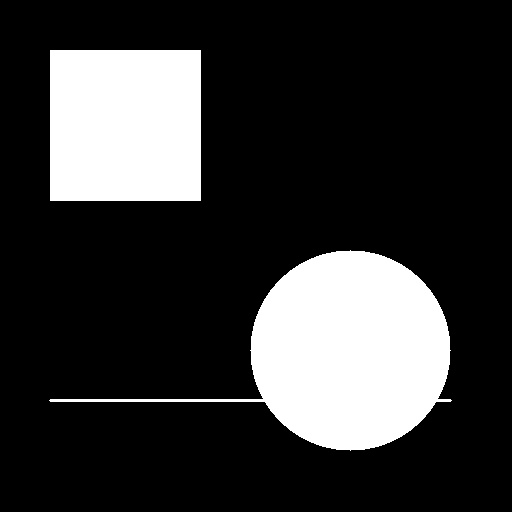
#> input picture computer_vision/上课练习/第四章 显著性检测/test.jpg, 512 x 512 px
$ python saliency_ft.py
#> lines starting #> are read from the running program, lines starting #| are printed output that depends on the picture; after the words box and inside, x2 and y2 are one past the last pixel; in counts of white or black regions, pixels touching at a corner belong together
"""
教学示例：saliency ft

- 功能：演示 显著性检测 中与“saliency ft”相关的核心流程。
- 主要数据结构：通常使用 numpy 数组保存图像矩阵，必要时再用列表或字典保存统计结果。
- 这样设置的原因：把参数、卷积核和阈值显式写出来，便于零基础同学逐行观察修改前后的效果。
"""
from pathlib import Path

import cv2
import numpy as np
import matplotlib.pyplot as plt


BASE_DIR = Path(__file__).resolve().parent

def local_path(name: str) -> str:
    """返回脚本目录下的资源路径，避免依赖当前工作目录。"""
    return str(BASE_DIR / name)
# 1. 设置字体为 SimHei (黑体)，解决中文显示问题
plt.rcParams['font.sans-serif'] = ['SimHei']
# 2. 解决保存图像时负号 '-' 显示为方块的问题
plt.rcParams['axes.unicode_minus'] = False


def calculate_ft_saliency(image_path=local_path("test.jpg")):
    """
    FT (Frequency Tuned): 频率调谐显著性检测
    原理: 计算每个像素颜色与图像全局平均颜色的欧氏距离 (在 Lab 空间)
    """
#> called with image_path = 'computer_vision/上课练习/第四章 显著性检测/test.jpg'
    img = cv2.imread(image_path)
#> img is the input picture: shape (512, 512, 3); min 0, max 255, mean 53.4
    if img is None:
        print(f"错误: 无法读取 {image_path}")
        return

    # 转换到 Lab 色彩空间 (感知均匀)
    img_lab = cv2.cvtColor(img, cv2.COLOR_BGR2LAB).astype(np.float32)
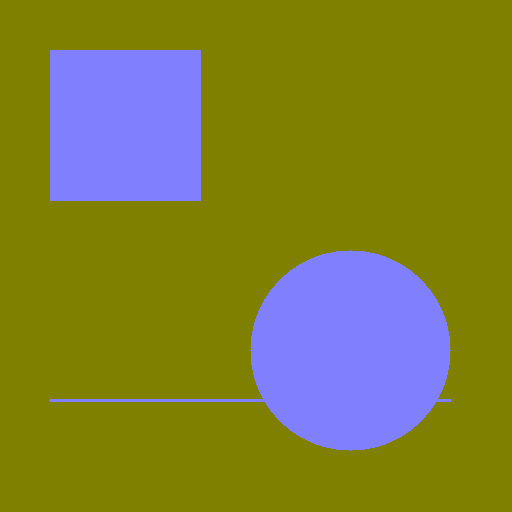
#> img_lab: shape (512, 512, 3) float32; mean B, G, R 53.4, 128, 128

    # 计算全局平均颜色 (忽略 L 通道的亮度影响，或全部使用，经典FT使用全部)
    # 这里使用 a 和 b 通道通常效果更好，但标准FT使用 L,a,b
    mean_val = np.mean(img_lab, axis=(0, 1))
#> mean_val = [53.4, 128, 128]

    # 计算每个像素与均值的距离
    # |I(x,y) - Mean(I)|
    diff = img_lab - mean_val
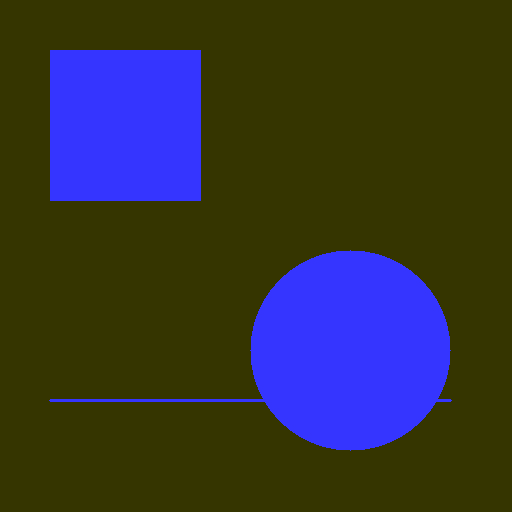
#> diff: shape (512, 512, 3) float32; mean B, G, R 0, 0, 0; drawn with min black and max white

    # 欧氏距离平方和 (或者开根号，归一化后效果类似)
    # 只使用 a, b 通道往往能更好抑制光照变化，这里演示标准全通道
    saliency_map = np.sum(diff ** 2, axis=2)

    # 归一化到 0-255
    saliency_map = cv2.normalize(saliency_map, None, 0, 255, cv2.NORM_MINMAX)
    saliency_uint8 = saliency_map.astype(np.uint8)

    # 可选：高斯模糊平滑
    saliency_blur = cv2.GaussianBlur(saliency_uint8, (5, 5), 0)

    # 可视化
    plt.figure(figsize=(15, 4))

    plt.subplot(1, 5, 1)
    plt.title("1. 原始图像")
    plt.imshow(cv2.cvtColor(img, cv2.COLOR_BGR2RGB))
    plt.axis('off')

    plt.subplot(1, 5, 2)
    plt.title("2. Lab 均值颜色块")
    mean_color_img = np.ones((50, 50, 3), dtype=np.float32) * mean_val
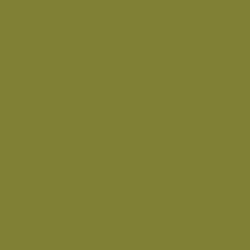
#> mean_color_img: shape (50, 50, 3) float32 (shown 5 times larger); mean of channels 0, 1, 2 53.4, 128, 128; drawn as B, G, R
    mean_color_bgr = cv2.cvtColor(mean_color_img.astype(np.uint8), cv2.COLOR_LAB2BGR)
#> mean_color_bgr: shape (50, 50, 3); every value is 50
    plt.imshow(cv2.cvtColor(mean_color_bgr, cv2.COLOR_BGR2RGB))
    plt.axis('off')

    plt.subplot(1, 5, 3)
    plt.title("3. FT 显著性图 (原始)")
    plt.imshow(saliency_uint8, cmap='gray')
    plt.axis('off')

    plt.subplot(1, 5, 4)
    plt.title("4. FT 显著性图 (平滑)")
    plt.imshow(saliency_blur, cmap='gray')
    plt.axis('off')

    plt.subplot(1, 5, 5)
    plt.title("5. 二值化结果 (Otsu)")
    _, binary = cv2.threshold(saliency_blur, 0, 255, cv2.THRESH_BINARY + cv2.THRESH_OTSU)
#> binary: shape (512, 512); 20.9% white; 2 white regions, box (x1, y1, x2, y2) and area: (50, 251, 451, 450) 32097, (50, 50, 201, 201) 22797
    plt.imshow(binary, cmap='gray')
    plt.axis('off')

    plt.tight_layout()
    plt.show()
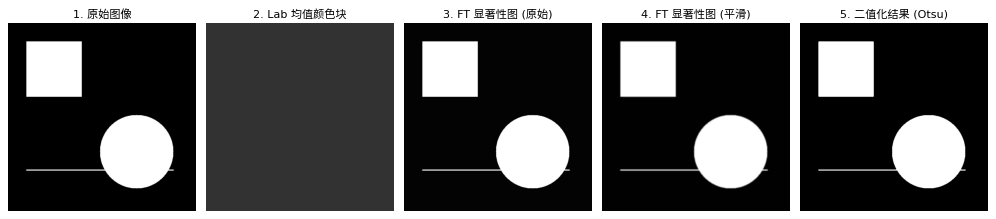
#> figure drawn by matplotlib, 5 panels
    print("FT 算法执行完毕。")


if __name__ == "__main__":
    calculate_ft_saliency(local_path("test.jpg"))
